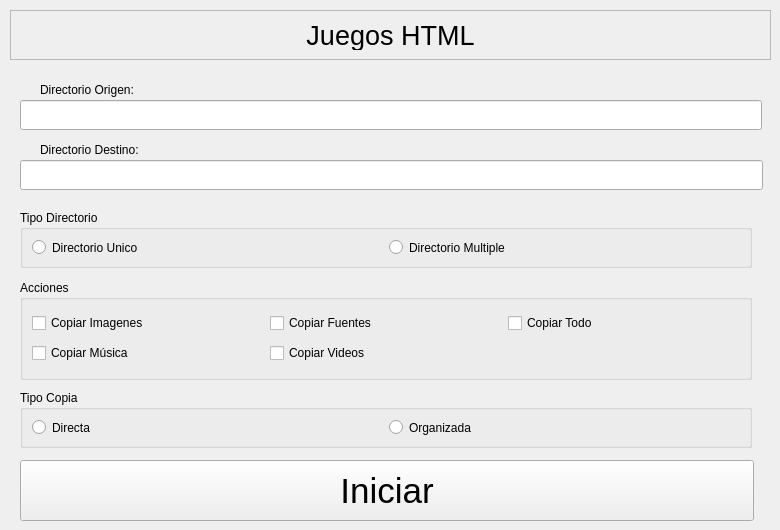
    <widget class="QWidget" name="tab_html">
     <attribute name="title">
      <string>HTML</string>
     </attribute>
     <widget class="QFrame" name="frame_title_html">
      <property name="geometry">
       <rect>
        <x>10</x>
        <y>10</y>
        <width>761</width>
        <height>50</height>
       </rect>
      </property>
      <property name="sizePolicy">
       <sizepolicy hsizetype="Fixed" vsizetype="Preferred">
        <horstretch>0</horstretch>
        <verstretch>0</verstretch>
       </sizepolicy>
      </property>
      <property name="frameShape">
       <enum>QFrame::Shape::StyledPanel</enum>
      </property>
      <property name="frameShadow">
       <enum>QFrame::Shadow::Raised</enum>
      </property>
      <layout class="QHBoxLayout" name="horizontalLayout_12">
       <item>
        <widget class="QLabel" name="lbl_title_2">
         <property name="font">
          <font>
           <family>Arial</family>
           <pointsize>20</pointsize>
          </font>
         </property>
         <property name="layoutDirection">
          <enum>Qt::LayoutDirection::LeftToRight</enum>
         </property>
         <property name="text">
          <string>Juegos HTML</string>
         </property>
         <property name="alignment">
          <set>Qt::AlignmentFlag::AlignCenter</set>
         </property>
        </widget>
       </item>
      </layout>
     </widget>
     <widget class="QGroupBox" name="groupBox_dirs_html">
      <property name="geometry">
       <rect>
        <x>20</x>
        <y>210</y>
        <width>732</width>
        <height>58</height>
       </rect>
      </property>
      <property name="title">
       <string>Tipo Directorio</string>
      </property>
      <layout class="QHBoxLayout" name="horizontalLayout_10">
       <item>
        <widget class="QRadioButton" name="rb_dir_unico_html">
         <property name="text">
          <string>Directorio Unico</string>
         </property>
        </widget>
       </item>
       <item>
        <widget class="QRadioButton" name="rb_dir_multiple_html">
         <property name="text">
          <string>Directorio Multiple</string>
         </property>
        </widget>
       </item>
      </layout>
     </widget>
     <widget class="QPushButton" name="btn_inicio_html">
      <property name="geometry">
       <rect>
        <x>20</x>
        <y>460</y>
        <width>734</width>
        <height>61</height>
       </rect>
      </property>
      <property name="font">
       <font>
        <family>Arial</family>
        <pointsize>26</pointsize>
       </font>
      </property>
      <property name="text">
       <string>Iniciar</string>
      </property>
     </widget>
     <widget class="QGroupBox" name="groupBox_actions_html">
      <property name="geometry">
       <rect>
        <x>20</x>
        <y>280</y>
        <width>732</width>
        <height>100</height>
       </rect>
      </property>
      <property name="title">
       <string>Acciones</string>
      </property>
      <layout class="QGridLayout" name="gridLayout_2">
       <item row="0" column="0">
        <widget class="QCheckBox" name="chk_img_html">
         <property name="text">
          <string>Copiar Imagenes</string>
         </property>
        </widget>
       </item>
       <item row="0" column="1">
        <widget class="QCheckBox" name="chk_sources_html">
         <property name="text">
          <string>Copiar Fuentes</string>
         </property>
        </widget>
       </item>
       <item row="0" column="2">
        <widget class="QCheckBox" name="chk_all_html">
         <property name="text">
          <string>Copiar Todo</string>
         </property>
        </widget>
       </item>
       <item row="1" column="0">
        <widget class="QCheckBox" name="chk_music_html">
         <property name="text">
          <string>Copiar Música</string>
         </property>
        </widget>
       </item>
       <item row="1" column="1">
        <widget class="QCheckBox" name="chk_video_html">
         <property name="text">
          <string>Copiar Videos</string>
         </property>
        </widget>
       </item>
      </layout>
     </widget>
     <widget class="QWidget" name="widget_dirs_html" native="true">
      <property name="geometry">
       <rect>
        <x>10</x>
        <y>80</y>
        <width>759</width>
        <height>114</height>
       </rect>
      </property>
      <widget class="QLineEdit" name="it_origen_html">
       <property name="enabled">
        <bool>true</bool>
       </property>
       <property name="geometry">
        <rect>
         <x>10</x>
         <y>20</y>
         <width>742</width>
         <height>30</height>
        </rect>
       </property>
      </widget>
      <widget class="QLabel" name="lbl_origen_html">
       <property name="geometry">
        <rect>
         <x>30</x>
         <y>0</y>
         <width>152</width>
         <height>19</height>
        </rect>
       </property>
       <property name="text">
        <string>Directorio Origen:</string>
       </property>
      </widget>
      <widget class="QLabel" name="lbl_destino_html">
       <property name="geometry">
        <rect>
         <x>30</x>
         <y>60</y>
         <width>152</width>
         <height>19</height>
        </rect>
       </property>
       <property name="text">
        <string>Directorio Destino:</string>
       </property>
      </widget>
      <widget class="QLineEdit" name="it_destino_html">
       <property name="enabled">
        <bool>true</bool>
       </property>
       <property name="geometry">
        <rect>
         <x>10</x>
         <y>80</y>
         <width>743</width>
         <height>30</height>
        </rect>
       </property>
      </widget>
     </widget>
     <widget class="QGroupBox" name="groupBox_tipoCopia_html">
      <property name="geometry">
       <rect>
        <x>20</x>
        <y>390</y>
        <width>732</width>
        <height>58</height>
       </rect>
      </property>
      <property name="title">
       <string>Tipo Copia</string>
      </property>
      <layout class="QHBoxLayout" name="horizontalLayout_29">
       <item>
        <widget class="QRadioButton" name="rb_tcopia_directa_html">
         <property name="text">
          <string>Directa</string>
         </property>
        </widget>
       </item>
       <item>
        <widget class="QRadioButton" name="rb_tcopia_organizada_html">
         <property name="text">
          <string>Organizada</string>
         </property>
        </widget>
       </item>
      </layout>
     </widget>
    </widget>
